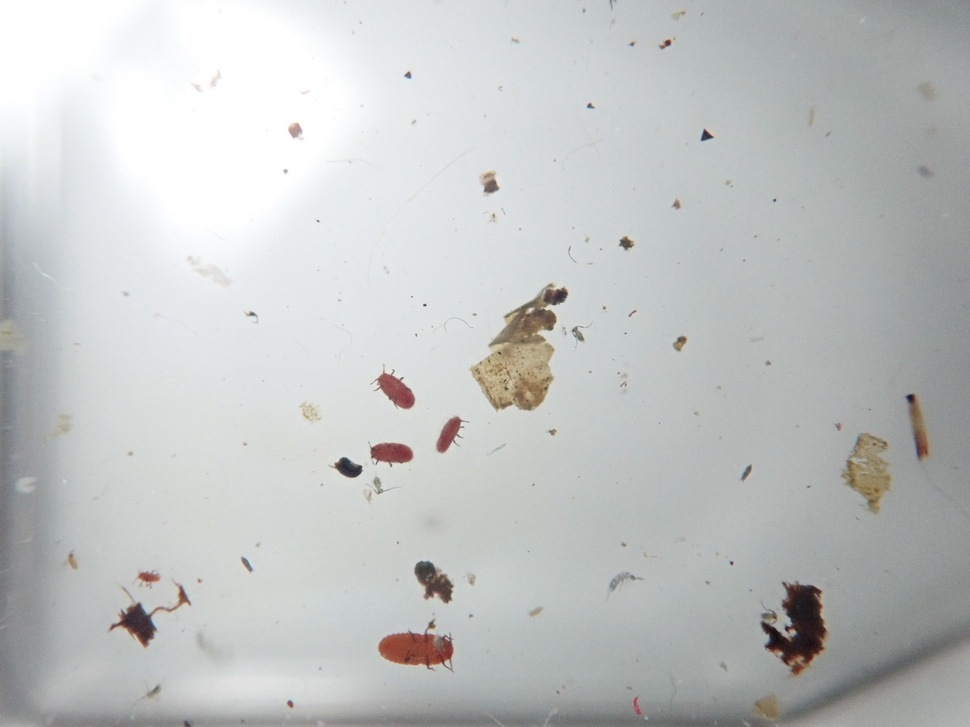
#> input picture P5150004.JPG, 970 x 727 px, shrunk from 4000 x 3000 before the run
$ jupyter execute Untitled1.ipynb
#> lines starting #> are read from the running program, lines starting #| are printed output that depends on the picture; after the words box and inside, x2 and y2 are one past the last pixel; in counts of white or black regions, pixels touching at a corner belong together
#> further down, image is the input picture: shape (727, 970, 3); mean B, G, R 195.1, 195.5, 193.2
[cell 1]
import cv2
import numpy as np

[cell 2]
def auto_canny(image, sigma=0.33):
    # compute the median of the single channel pixel intensities
#> called with sigma = 0.33
    v = np.median(image)
#> v = 197

    # apply automatic Canny edge detection using the computed median
    lower = int(max(0, (1.0 - sigma) * v))
#> lower = 131
    upper = int(min(255, (1.0 + sigma) * v))
#> upper = 255
    edged = cv2.Canny(image, lower, upper)
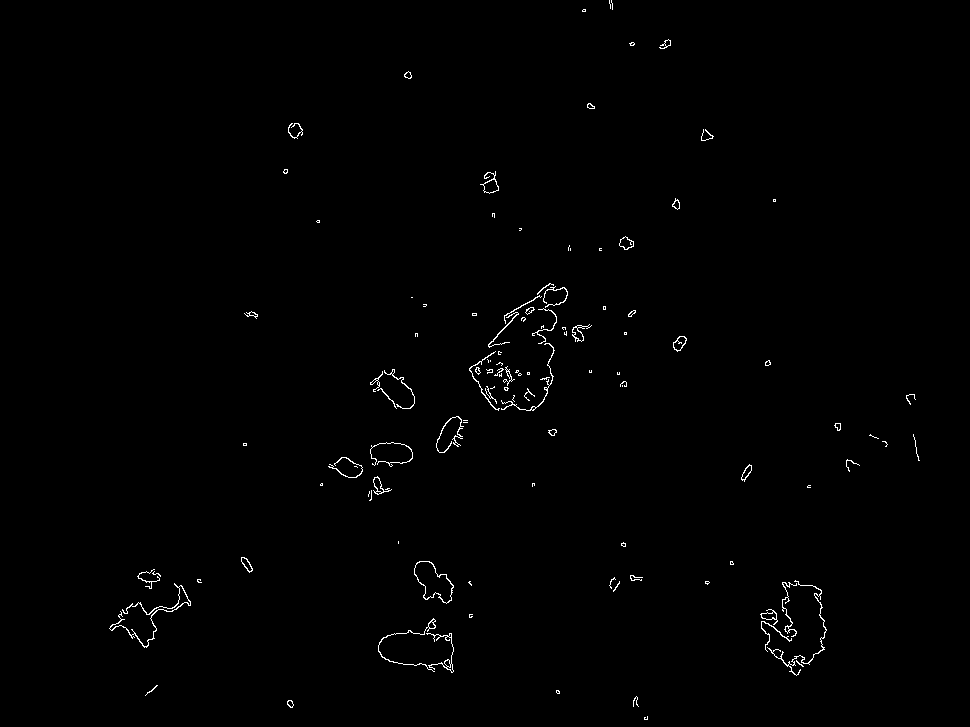
#> edged: shape (727, 970); 0.65% white in thin lines or dots, all inside (x1, y1, x2, y2) = (109, 0, 920, 720)

    # return the edged image
    return edged

[cell 3]
image = cv2.imread('P5150004.JPG')
cv2.imshow('image', image)
cv2.waitKey(0)
cv2.destroyAllWindows()

[cell 4]
gray = cv2.cvtColor(image, cv2.COLOR_BGR2GRAY)
cv2.imshow('image', gray)
cv2.waitKey(0)
cv2.destroyAllWindows()


$ run again, with P5150002.JPG copied over P5150004.JPG
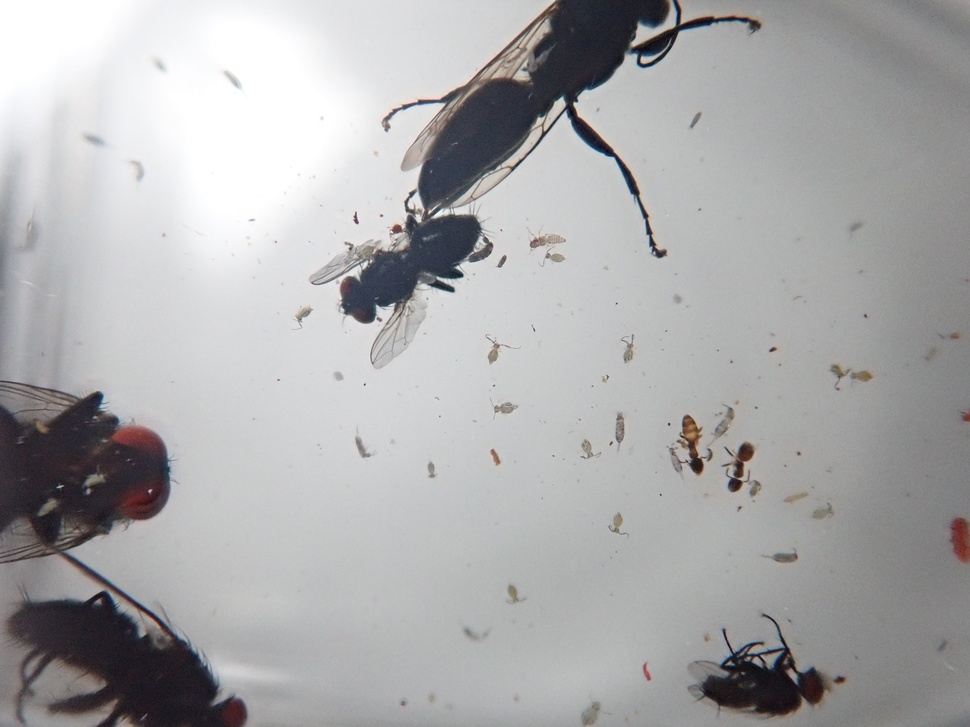
#> input picture P5150002.JPG, 970 x 727 px, shrunk from 4000 x 3000 before the run
#> image is the input picture: shape (727, 970, 3); mean B, G, R 171.7, 170.8, 171.1
#> v = 179
#> lower = 119
#> upper = 238
#> in auto_canny, `edged = cv2.Canny(image, lower, upper)`:
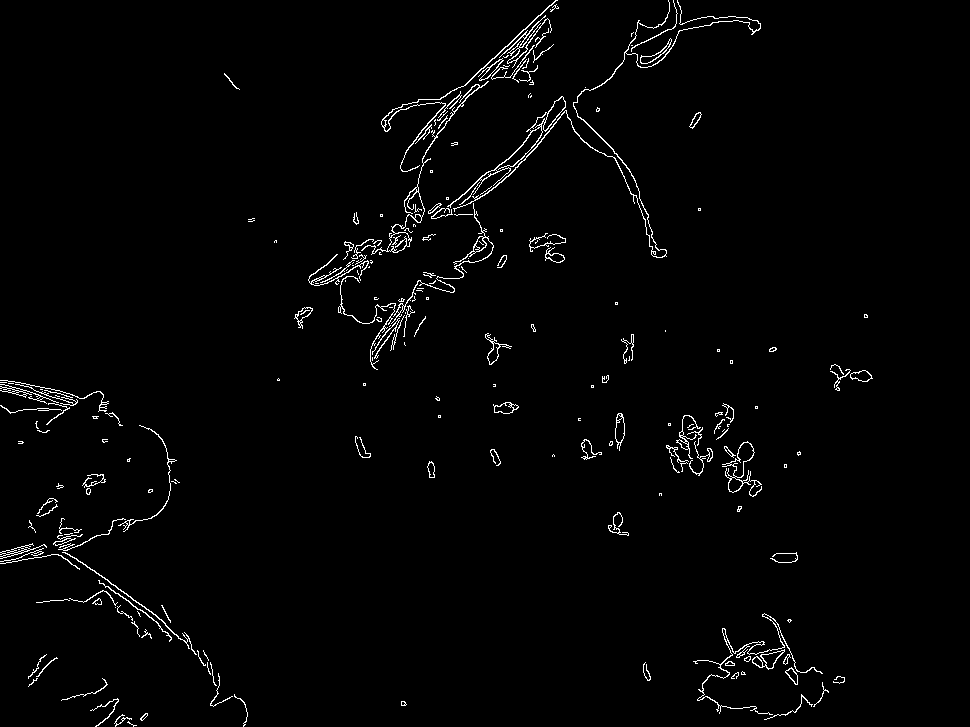
#> edged: shape (727, 970); 1.8% white in thin lines or dots

$ run again, with P5150038.JPG copied over P5150004.JPG
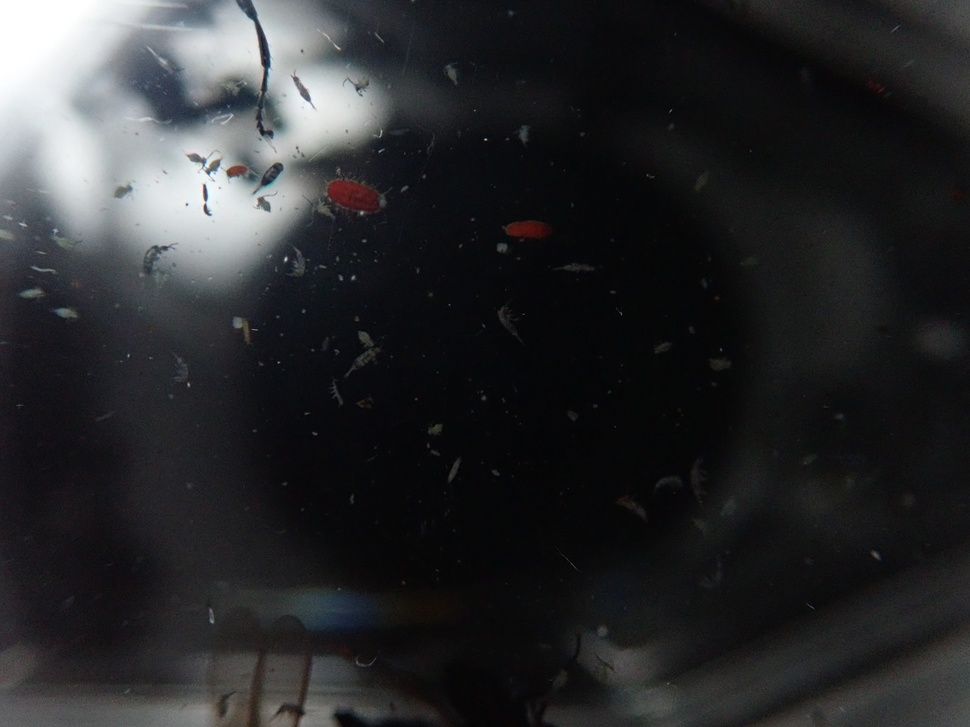
#> input picture P5150038.JPG, 970 x 727 px, shrunk from 4000 x 3000 before the run
#> image is the input picture: shape (727, 970, 3); mean B, G, R 44, 42.2, 41.4
#> v = 20
#> lower = 13
#> upper = 26
#> in auto_canny, `edged = cv2.Canny(image, lower, upper)`:
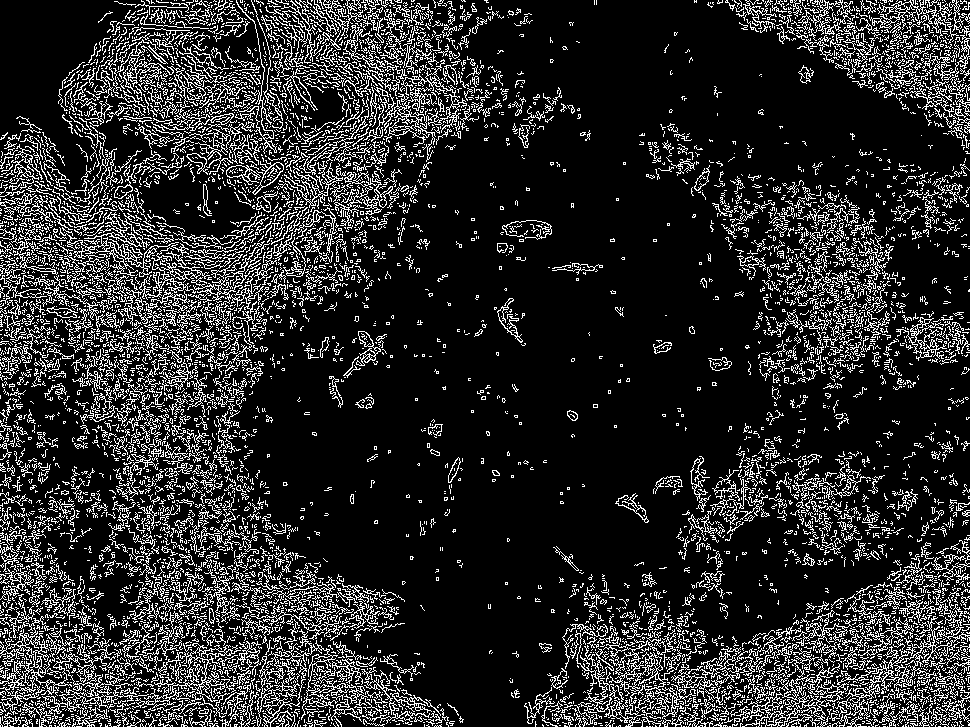
#> edged: shape (727, 970); 16.5% white in thin lines or dots
